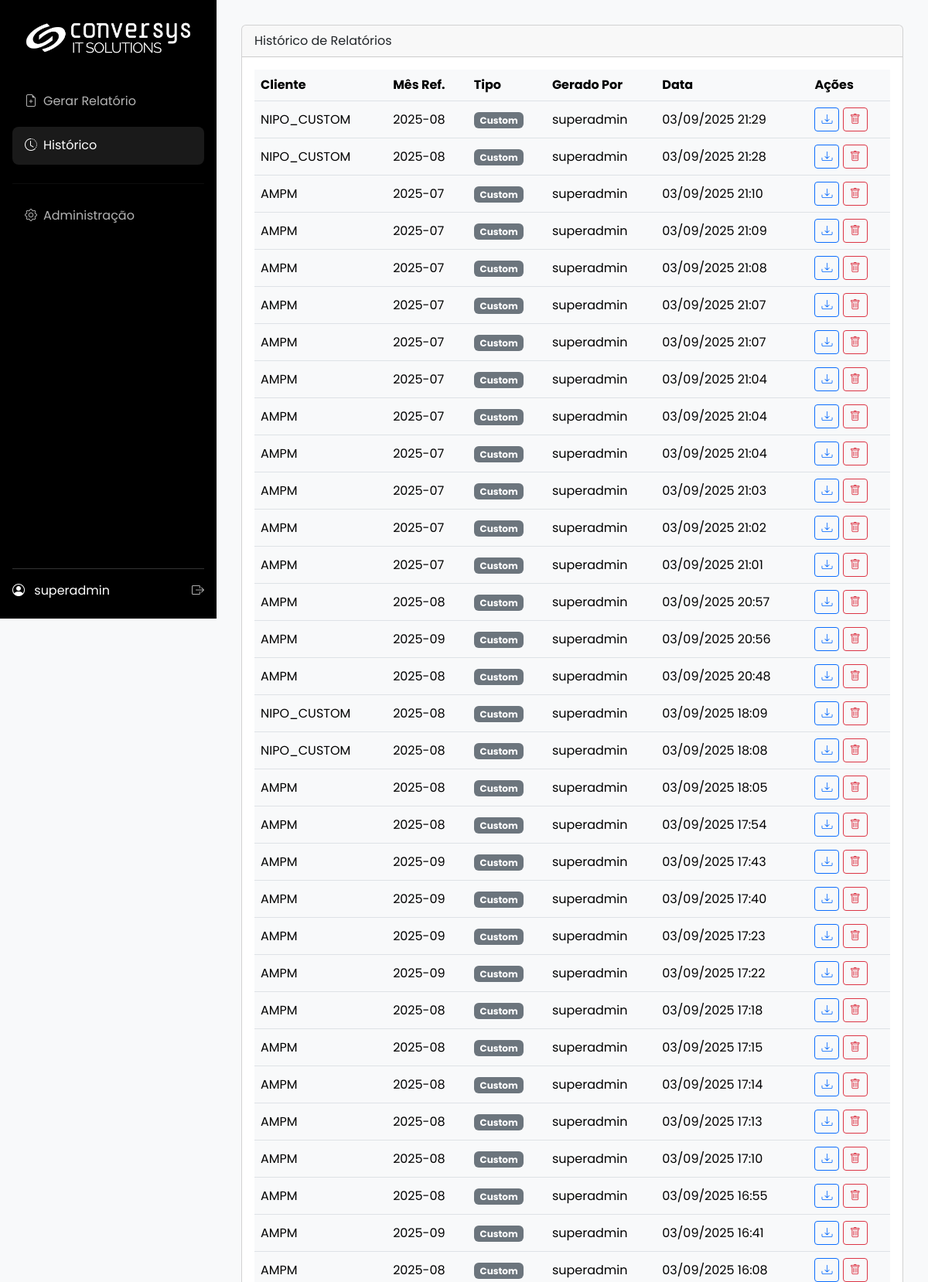
The page /history (signed in, upper part) on the database its author committed.
### app/models.py (models this page shows, shortened)
class SystemConfig(db.Model):
    id = db.Column(db.Integer, primary_key=True)
    company_name = db.Column(db.String(100), default="Conversys IT Solutions")
    footer_text = db.Column(db.String(255), default=f"Conversys IT Solutions Copyright {dt.datetime.now().year} – Todos os direitos Reservados | Política de privacidade")
    primary_color = db.Column(db.String(7), default="#2c3e50")
    secondary_color = db.Column(db.String(7), default="#3498db")
    logo_dark_bg_path = db.Column(db.String(255), nullable=True)
    logo_light_bg_path = db.Column(db.String(255), nullable=True)
    login_background_path = db.Column(db.String(255), nullable=True)
    default_cover_path = db.Column(db.String(255), nullable=True)
    color_scheme = db.Column(db.String(10), default="light")
    color_bg_main = db.Column(db.String(7), default="#f8f9fa")
    color_bg_card = db.Column(db.String(7), default="#ffffff")
    color_text_light = db.Column(db.String(7), default="#212529")
    color_border = db.Column(db.String(7), default="#dee2e6")
    login_media_path = db.Column(db.String(255), nullable=True)
    report_cover_path = db.Column(db.String(255), nullable=True)
    report_final_page_path = db.Column(db.String(255), nullable=True)

class User(UserMixin, db.Model):
    id = db.Column(db.Integer, primary_key=True)
    username = db.Column(db.String(64), index=True, unique=True)
    email = db.Column(db.String(120), index=True, unique=True)
    password_hash = db.Column(db.String(256))
    role_id = db.Column(db.Integer, db.ForeignKey('role.id'))
    reports = db.relationship('Report', backref='user', lazy='dynamic')
    clients = db.relationship('Client', secondary=user_client_association, back_populates='users')
    def has_role(self, role_name):
        return self.role.name == role_name

class Report(db.Model):
    id = db.Column(db.Integer, primary_key=True)
    filename = db.Column(db.String(255), unique=True, nullable=False)
    file_path = db.Column(db.String(255), nullable=False)
    created_at = db.Column(db.DateTime, default=dt.datetime.utcnow)
    reference_month = db.Column(db.String(7), nullable=False)
    user_id = db.Column(db.Integer, db.ForeignKey('user.id'), nullable=False)
    client_id = db.Column(db.Integer, db.ForeignKey('client.id'), nullable=False)
    report_type = db.Column(db.String(50), default='custom', nullable=False)

class Client(db.Model):
    id = db.Column(db.Integer, primary_key=True)
    name = db.Column(db.String(100), nullable=False, unique=True)
    zabbix_url = db.Column(db.String(255), nullable=False)
    zabbix_user = db.Column(db.String(100), nullable=False)
    zabbix_password = db.Column(db.String(255), nullable=False)
    sla_contract = db.Column(db.Float, nullable=False, default=99.9)
    logo_path = db.Column(db.String(255))
    reports = db.relationship('Report', backref='client', lazy='dynamic')
    users = db.relationship('User', secondary=user_client_association, back_populates='clients')
    zabbix_groups = db.relationship('ClientZabbixGroup', backref='client', lazy='dynamic', cascade="all, delete-orphan")

### app/main/routes.py (the view)
@main.route('/history')
@login_required
def history():
    query = Report.query
    if current_user.has_role('client'):
        client_ids = [c.id for c in current_user.clients]
        query = query.filter(Report.client_id.in_(client_ids))
    reports = query.order_by(Report.created_at.desc()).all()
    return render_template('history.html', title="Histórico", reports=reports)

### app/__init__.py (called while the page is built)
@login_manager.user_loader
def load_user(user_id):
    from .models import User
    return db.session.get(User, int(user_id))

def _ensure_request_id():
    rid = getattr(g, "request_id", None)
    if not rid:
        rid = uuid.uuid4().hex
        g.request_id = rid
    return rid

### app/main/routes.py (called while the page is built, shortened)
@main.before_app_request
def before_request_func():
    cfg = SystemConfig.query.first()
    g.sys_config = cfg

### app/templates/history.html (shortened to what this page needs)
{% extends 'base.html' %}
{% block content %}
<div class="card">
    <div class="card-header">Histórico de Relatórios</div>
    <div class="card-body">
        <div class="table-responsive">
            <table class="table table-hover align-middle">
            <thead>
                <tr>
                    <th>Cliente</th>
                    <th>Mês Ref.</th>
                    <th>Tipo</th>
                    <th>Gerado Por</th>
                    <th>Data</th>
                    <th>Ações</th>
                </tr>
            </thead>
            <tbody>
            {% for report in reports %}
            <tr>
                <td>{{ report.client.name }}</td>
                <td>{{ report.reference_month }}</td>
                <td><span class="badge bg-secondary">{{ report.report_type.replace('_', ' ')|title }}</span></td>
                <td>{{ report.user.username }}</td>
                <td>{{ report.created_at.strftime('%d/%m/%Y %H:%M') }}</td>
                <td>
                    <a href="{{ url_for('main.download_report', report_id=report.id) }}" class="btn btn-sm btn-outline-primary" title="Baixar Novamente">
                        <i class="bi bi-download"></i>
                    </a>
                    <button class="btn btn-sm btn-outline-danger" title="Excluir Relatório" onclick="confirmDelete('{{ url_for('main.delete_report', report_id=report.id) }}')">
                        <i class="bi bi-trash"></i>
                    </button>
                </td>
            </tr>
            {% else %}
            <tr><td colspan="6" class="text-center text-muted p-4">Nenhum relatório no histórico.</td></tr>
            {% endfor %}
            </tbody>
            </table>
        </div>
    </div>
</div>
{% endblock %}

### app/templates/base.html (shortened to what this page needs)
<!DOCTYPE html>
<html lang="pt-br" data-bs-theme="{{ g.sys_config.color_scheme | default('dark') }}">
<head>
    <link href="https://cdn.jsdelivr.net/npm/bootstrap@5.3.3/dist/css/bootstrap.min.css" rel="stylesheet">
    <link rel="stylesheet" href="https://cdn.jsdelivr.net/npm/bootstrap-icons@1.11.3/font/bootstrap-icons.min.css">
</head>
<body>
    <div class="d-flex">
        <div class="sidebar">
            <a href="{{ url_for('main.index') }}" class="logo">
                {% if g.sys_config.logo_dark_bg_path %}
                    <img src="{{ url_for('main.uploaded_file', filename=g.sys_config.logo_dark_bg_path) }}" alt="Logo">
                {% else %}
                    <span>{{ g.sys_config.company_name }}</span>
                {% endif %}
            </a>
            <ul class="nav flex-column">
                <li><a href="{{ url_for('main.gerar_form') }}" class="nav-link {% if request.endpoint == 'main.gerar_form' %}active{% endif %}"><i class="bi bi-file-earmark-plus me-2"></i>Gerar Relatório</a></li>
                <li><a href="{{ url_for('main.history') }}" class="nav-link {% if request.endpoint == 'main.history' %}active{% endif %}"><i class="bi bi-clock-history me-2"></i>Histórico</a></li>
                {% if current_user.has_role('admin') or current_user.has_role('super_admin') %}
                <hr style="border-color: rgba(255,255,255,0.2);">
                <li><a href="{{ url_for('admin.dashboard') }}" class="nav-link {% if 'admin.' in request.endpoint %}active{% endif %}"><i class="bi bi-gear me-2"></i>Administração</a></li>
                {% endif %}
            </ul>
            <div class="user-info">
                <div class="d-flex justify-content-between align-items-center">
                    <div>
                        <i class="bi bi-person-circle me-2"></i>
                        <span>{{ current_user.username }}</span>
                    </div>
                    <a href="{{ url_for('auth.logout') }}" title="Sair"><i class="bi bi-box-arrow-right"></i></a>
                </div>
            </div>
        </div>
        <div class="main-content flex-grow-1">
            {% block content %}{% endblock %}
        </div>
    </div>
</body>
</html>

### rows shown on the page
SystemConfig: logo_dark_bg_path (picture)
User: username "superadmin"
Report: client.name "NIPO_CUSTOM", reference_month "2025-08", report_type.replace "Custom", user.username "superadmin", created_at "03/09/2025 21:29"
Report: client.name "NIPO_CUSTOM", reference_month "2025-08", report_type.replace "Custom", user.username "superadmin", created_at "03/09/2025 21:28"
Report: client.name "AMPM", reference_month "2025-07", report_type.replace "Custom", user.username "superadmin", created_at "03/09/2025 21:10"
Report: client.name "AMPM", reference_month "2025-07", report_type.replace "Custom", user.username "superadmin", created_at "03/09/2025 21:09"
Report: client.name "AMPM", reference_month "2025-07", report_type.replace "Custom", user.username "superadmin", created_at "03/09/2025 21:08"
Report: client.name "AMPM", reference_month "2025-07", report_type.replace "Custom", user.username "superadmin", created_at "03/09/2025 21:07"
Report: client.name "AMPM", reference_month "2025-07", report_type.replace "Custom", user.username "superadmin", created_at "03/09/2025 21:07"
Report: client.name "AMPM", reference_month "2025-07", report_type.replace "Custom", user.username "superadmin", created_at "03/09/2025 21:04"
Report: client.name "AMPM", reference_month "2025-07", report_type.replace "Custom", user.username "superadmin", created_at "03/09/2025 21:04"
Report: client.name "AMPM", reference_month "2025-07", report_type.replace "Custom", user.username "superadmin", created_at "03/09/2025 21:04"
Report: client.name "AMPM", reference_month "2025-07", report_type.replace "Custom", user.username "superadmin", created_at "03/09/2025 21:03"
Report: client.name "AMPM", reference_month "2025-07", report_type.replace "Custom", user.username "superadmin", created_at "03/09/2025 21:02"
Report: client.name "AMPM", reference_month "2025-07", report_type.replace "Custom", user.username "superadmin", created_at "03/09/2025 21:01"
Report: client.name "AMPM", reference_month "2025-08", report_type.replace "Custom", user.username "superadmin", created_at "03/09/2025 20:57"
Report: client.name "AMPM", reference_month "2025-09", report_type.replace "Custom", user.username "superadmin", created_at "03/09/2025 20:56"
Report: client.name "AMPM", reference_month "2025-08", report_type.replace "Custom", user.username "superadmin", created_at "03/09/2025 20:48"
Report: client.name "NIPO_CUSTOM", reference_month "2025-08", report_type.replace "Custom", user.username "superadmin", created_at "03/09/2025 18:09"
Report: client.name "NIPO_CUSTOM", reference_month "2025-08", report_type.replace "Custom", user.username "superadmin", created_at "03/09/2025 18:08"
Report: client.name "AMPM", reference_month "2025-08", report_type.replace "Custom", user.username "superadmin", created_at "03/09/2025 18:05"
Report: client.name "AMPM", reference_month "2025-08", report_type.replace "Custom", user.username "superadmin", created_at "03/09/2025 17:54"
Report: client.name "AMPM", reference_month "2025-09", report_type.replace "Custom", user.username "superadmin", created_at "03/09/2025 17:43"
Report: client.name "AMPM", reference_month "2025-09", report_type.replace "Custom", user.username "superadmin", created_at "03/09/2025 17:40"
Report: client.name "AMPM", reference_month "2025-09", report_type.replace "Custom", user.username "superadmin", created_at "03/09/2025 17:23"
Report: client.name "AMPM", reference_month "2025-09", report_type.replace "Custom", user.username "superadmin", created_at "03/09/2025 17:22"
Report: client.name "AMPM", reference_month "2025-08", report_type.replace "Custom", user.username "superadmin", created_at "03/09/2025 17:18"
Report: client.name "AMPM", reference_month "2025-08", report_type.replace "Custom", user.username "superadmin", created_at "03/09/2025 17:15"
Report: client.name "AMPM", reference_month "2025-08", report_type.replace "Custom", user.username "superadmin", created_at "03/09/2025 17:14"
Report: client.name "AMPM", reference_month "2025-08", report_type.replace "Custom", user.username "superadmin", created_at "03/09/2025 17:13"
Report: client.name "AMPM", reference_month "2025-08", report_type.replace "Custom", user.username "superadmin", created_at "03/09/2025 17:10"
Report: client.name "AMPM", reference_month "2025-08", report_type.replace "Custom", user.username "superadmin", created_at "03/09/2025 16:55"
Report: client.name "AMPM", reference_month "2025-09", report_type.replace "Custom", user.username "superadmin", created_at "03/09/2025 16:41"
Report: client.name "AMPM", reference_month "2025-08", report_type.replace "Custom", user.username "superadmin", created_at "03/09/2025 16:08"
